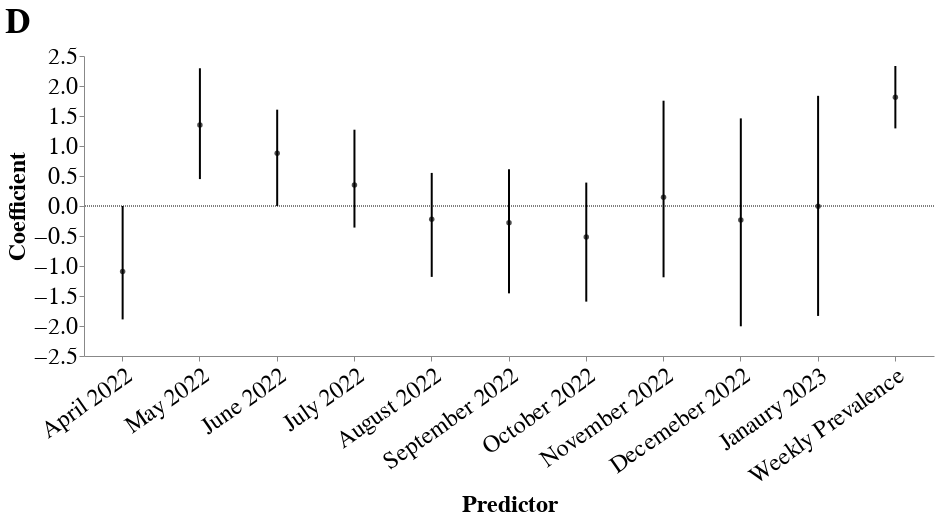

Notebook code cell kept with this figure:
### Code cell
#ne predictors

points = alt.Chart(ne_pred).mark_point(filled=True, color='black', width = 5).encode(
  y=alt.Y('mean_Ne_log:Q',axis = alt.Axis(title = "Coefficient", grid =False, labelFontSize= 24,titleFontSize= 24) ),
  x=alt.X('predictor', title = "Predictor", sort= list(month.values()),  axis=alt.Axis(labelFontSize= 24,titleFontSize= 24,labelLimit = 0, labelAngle=-35)),
).transform_filter(datum.predictor != "Clock" or datum.predictor != "air").properties(
    width=850,
    height=300
)

hpd = alt.Chart(ne_pred).mark_rule(strokeWidth = 2).encode(
    y2=alt.Y2("upper_hpd_log_95"),
    y = alt.Y("lower_hpd_log_95"),
    x=alt.X("predictor",sort =  list(month.values()))
).transform_filter(datum.predictor != "Clock").properties(
    width=850,
    height=300
)

one_line = alt.Chart(pd.DataFrame({'y': [0.0]})).mark_rule(strokeDash=[1,1]).encode(y='y').properties(
    width=850,
    height=300
)

predict_coeff = (points + hpd + one_line).properties(title='D')
predict_coeff.configure_view(
    strokeWidth=0
).configure_title(
    anchor='start', fontSize= 35
).configure_axis(
    labelFontSize=60,
    titleFontSize=60
).configure_legend(
    labelFontSize = 60)

### Figure 1 — Vega-Lite specification as saved in the notebook (floating-point values rounded to 4 significant figures)
{"config": {"view": {"continuousWidth": 400, "continuousHeight": 300, "strokeWidth": 0}, "axis": {"labelFontSize": 60, "titleFontSize": 60}, "legend": {"labelFontSize": 60}, "title": {"anchor": "start", "fontSize": 35}}, "layer": [{"mark": {"type": "point", "color": "black", "filled": true, "width": 5}, "encoding": {"x": {"axis": {"labelAngle": -35, "labelFontSize": 24, "labelLimit": 0, "titleFontSize": 24}, "field": "predictor", "sort": ["April 2022", "May 2022", "June 2022", "July 2022", "August 2022", "September 2022", "October 2022", "November 2022", "Decemeber 2022", "Janaury 2023", "Weekly Cases", "Weekly Prevalence", "Clock", "Air Passenger Volumes"], "title": "Predictor", "type": "nominal"}, "y": {"axis": {"grid": false, "labelFontSize": 24, "title": "Coefficient", "titleFontSize": 24}, "field": "mean_Ne_log", "type": "quantitative"}}, "height": 300, "transform": [{"filter": "(datum.predictor !== 'Clock')"}], "width": 850}, {"mark": {"type": "rule", "strokeWidth": 2}, "encoding": {"x": {"field": "predictor", "sort": ["April 2022", "May 2022", "June 2022", "July 2022", "August 2022", "September 2022", "October 2022", "November 2022", "Decemeber 2022", "Janaury 2023", "Weekly Cases", "Weekly Prevalence", "Clock", "Air Passenger Volumes"], "type": "nominal"}, "y": {"field": "lower_hpd_log_95", "type": "quantitative"}, "y2": {"field": "upper_hpd_log_95"}}, "height": 300, "transform": [{"filter": "(datum.predictor !== 'Clock')"}], "width": 850}, {"data": {"name": "data-6f5cbcae4d1d760039d98b58f1e752eb"}, "mark": {"type": "rule", "strokeDash": [1, 1]}, "encoding": {"y": {"field": "y", "type": "quantitative"}}, "height": 300, "width": 850}], "data": {"name": "data-21ba9c8b5365e754a19b4b38c4253eef"}, "title": "D", "$schema": "https://vega.github.io/schema/vega-lite/v4.17.0.json", "datasets": {"data-21ba9c8b5365e754a19b4b38c4253eef": [{"deme": "_region_300Clock", "mean_Ne_log": 0.9748, "mean_Ne_linear": 9.437, "median_Ne_log": 0.9169, "upper_hpd_log_95": 1.742, "lower_hpd_log_95": 0.3455, "upper_hpd_log_50": 1.062, "lower_hpd_log_50": 0.6059, "upper_hpd_linear": 55.15, "lower_hpd_linear": 2.216, "predictor": "Clock"}, {"deme": "region_cases_weekly_prevalence", "mean_Ne_log": 1.812, "mean_Ne_linear": 64.82, "median_Ne_log": 1.809, "upper_hpd_log_95": 2.333, "lower_hpd_log_95": 1.293, "upper_hpd_log_50": 1.999, "lower_hpd_log_50": 1.644, "upper_hpd_linear": 215.5, "lower_hpd_linear": 19.65, "predictor": "Weekly Prevalence"}, {"deme": "month_predictor_0", "mean_Ne_log": -1.09, "mean_Ne_linear": 0.08121, "median_Ne_log": -1.105, "upper_hpd_log_95": 0.0, "lower_hpd_log_95": -1.89, "upper_hpd_log_50": -0.8365, "lower_hpd_log_50": -1.453, "upper_hpd_linear": 1.0, "lower_hpd_linear": 0.01288, "predictor": "April 2022"}, {"deme": "month_predictor_1", "mean_Ne_log": 1.349, "mean_Ne_linear": 22.35, "median_Ne_log": 1.328, "upper_hpd_log_95": 2.296, "lower_hpd_log_95": 0.4486, "upper_hpd_log_50": 1.591, "lower_hpd_log_50": 0.9744, "upper_hpd_linear": 197.5, "lower_hpd_linear": 2.809, "predictor": "May 2022"}, {"deme": "month_predictor_2", "mean_Ne_log": 0.8798, "mean_Ne_linear": 7.582, "median_Ne_log": 0.9033, "upper_hpd_log_95": 1.605, "lower_hpd_log_95": 0.0, "upper_hpd_log_50": 1.217, "lower_hpd_log_50": 0.6304, "upper_hpd_linear": 40.32, "lower_hpd_linear": 1.0, "predictor": "June 2022"}, {"deme": "month_predictor_3", "mean_Ne_log": 0.3501, "mean_Ne_linear": 2.239, "median_Ne_log": 0.2658, "upper_hpd_log_95": 1.272, "lower_hpd_log_95": -0.3595, "upper_hpd_log_50": 0.4471, "lower_hpd_log_50": -0.001437, "upper_hpd_linear": 18.69, "lower_hpd_linear": 0.437, "predictor": "July 2022"}, {"deme": "month_predictor_4", "mean_Ne_log": -0.2189, "mean_Ne_linear": 0.604, "median_Ne_log": 0.0, "upper_hpd_log_95": 0.5515, "lower_hpd_log_95": -1.182, "upper_hpd_log_50": 0.0005182, "lower_hpd_log_50": -0.3375, "upper_hpd_linear": 3.56, "lower_hpd_linear": 0.06582, "predictor": "August 2022"}, {"deme": "month_predictor_5", "mean_Ne_log": -0.2792, "mean_Ne_linear": 0.5258, "median_Ne_log": -0.1068, "upper_hpd_log_95": 0.6123, "lower_hpd_log_95": -1.456, "upper_hpd_log_50": 0.0001326, "lower_hpd_log_50": -0.4743, "upper_hpd_linear": 4.095, "lower_hpd_linear": 0.035, "predictor": "September 2022"}, {"deme": "month_predictor_6", "mean_Ne_log": -0.5175, "mean_Ne_linear": 0.3037, "median_Ne_log": -0.511, "upper_hpd_log_95": 0.3901, "lower_hpd_log_95": -1.594, "upper_hpd_log_50": 0.0, "lower_hpd_log_50": -0.6598, "upper_hpd_linear": 2.455, "lower_hpd_linear": 0.02548, "predictor": "October 2022"}, {"deme": "month_predictor_7", "mean_Ne_log": 0.1449, "mean_Ne_linear": 1.396, "median_Ne_log": 0.0, "upper_hpd_log_95": 1.755, "lower_hpd_log_95": -1.188, "upper_hpd_log_50": 0.3691, "lower_hpd_log_50": -0.2409, "upper_hpd_linear": 56.88, "lower_hpd_linear": 0.06485, "predictor": "November 2022"}, {"deme": "month_predictor_8", "mean_Ne_log": -0.2343, "mean_Ne_linear": 0.583, "median_Ne_log": 0.0, "upper_hpd_log_95": 1.46, "lower_hpd_log_95": -2.005, "upper_hpd_log_50": 0.0001436, "lower_hpd_log_50": -0.8221, "upper_hpd_linear": 28.87, "lower_hpd_linear": 0.009889, "predictor": "Decemeber 2022"}, {"deme": "month_predictor_9", "mean_Ne_log": -0.003551, "mean_Ne_linear": 0.9919, "median_Ne_log": 0.0, "upper_hpd_log_95": 1.836, "lower_hpd_log_95": -1.832, "upper_hpd_log_50": 0.415, "lower_hpd_log_50": -0.4273, "upper_hpd_linear": 68.58, "lower_hpd_linear": 0.01472, "predictor": "Janaury 2023"}], "data-6f5cbcae4d1d760039d98b58f1e752eb": [{"y": 0.0}]}}
